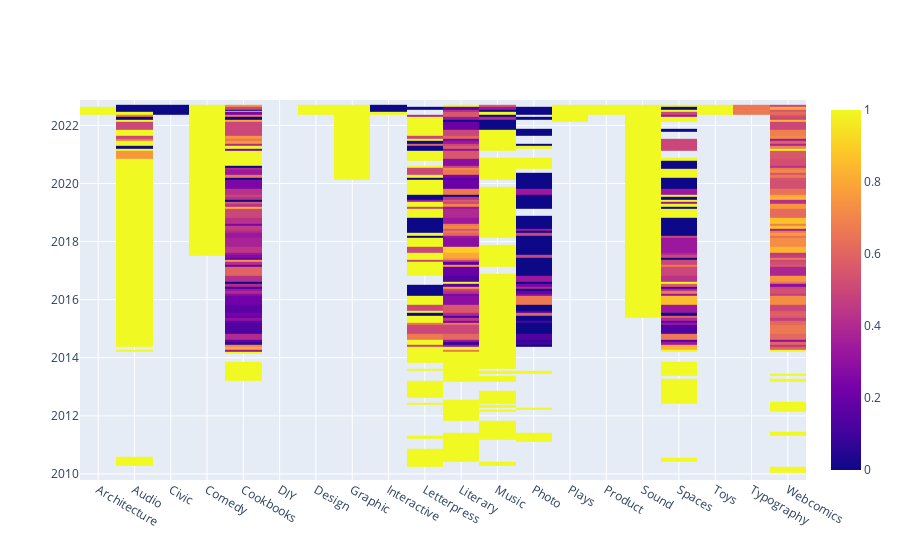

The notebook cell saved with this chart:
### Code cell
def df_to_plotly(df):
    return {'z': df.values.tolist(),
            'x': df.columns.tolist(),
            'y': df.index.tolist()}

import plotly.graph_objects as go

categories = df['category'].unique()

fig = go.Figure(data=go.Heatmap(df_to_plotly(success_rate_table)))
fig.show()

### Figure 1 — Plotly figure (JSON) as saved in the notebook; plotly's stock layout.template omitted (floating-point values rounded to 4 significant figures; data arrays with more than 128 entries replaced by an {"elided": "..."} marker saying what was removed)
{"data": [{"type": "heatmap", "x": ["Architecture", "Audio", "Civic", "Comedy", "Cookbooks", "DIY", "Design", "Graphic", "Interactive", "Letterpress", "Literary", "Music", "Photo", "Plays", "Product", "Sound", "Spaces", "Toys", "Typography", "Webcomics"], "y": {"elided": "144 str values"}, "z": {"elided": "144x20 float values"}}], "layout": {}}
